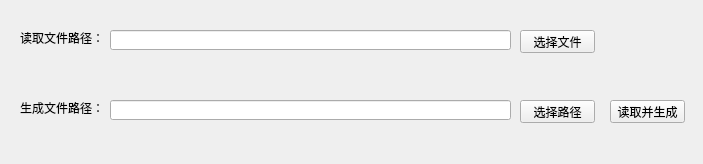
<?xml version="1.0" encoding="UTF-8"?>
<ui version="4.0">
 <class>FileTranslate</class>
 <widget class="QWidget" name="FileTranslate">
  <property name="geometry">
   <rect>
    <x>0</x>
    <y>0</y>
    <width>703</width>
    <height>164</height>
   </rect>
  </property>
  <property name="windowTitle">
   <string>FileTranslate</string>
  </property>
  <widget class="QLineEdit" name="lineEdit1">
   <property name="geometry">
    <rect>
     <x>110</x>
     <y>30</y>
     <width>401</width>
     <height>20</height>
    </rect>
   </property>
   <property name="minimumSize">
    <size>
     <width>401</width>
     <height>20</height>
    </size>
   </property>
   <property name="maximumSize">
    <size>
     <width>401</width>
     <height>20</height>
    </size>
   </property>
  </widget>
  <widget class="QPushButton" name="pushButtonReadPath">
   <property name="geometry">
    <rect>
     <x>520</x>
     <y>30</y>
     <width>75</width>
     <height>23</height>
    </rect>
   </property>
   <property name="minimumSize">
    <size>
     <width>75</width>
     <height>23</height>
    </size>
   </property>
   <property name="maximumSize">
    <size>
     <width>75</width>
     <height>23</height>
    </size>
   </property>
   <property name="text">
    <string>选择文件</string>
   </property>
  </widget>
  <widget class="QLabel" name="label">
   <property name="geometry">
    <rect>
     <x>20</x>
     <y>30</y>
     <width>81</width>
     <height>16</height>
    </rect>
   </property>
   <property name="minimumSize">
    <size>
     <width>81</width>
     <height>16</height>
    </size>
   </property>
   <property name="maximumSize">
    <size>
     <width>81</width>
     <height>16</height>
    </size>
   </property>
   <property name="text">
    <string>读取文件路径：</string>
   </property>
  </widget>
  <widget class="QPushButton" name="pushButtonRead">
   <property name="geometry">
    <rect>
     <x>610</x>
     <y>100</y>
     <width>75</width>
     <height>23</height>
    </rect>
   </property>
   <property name="minimumSize">
    <size>
     <width>75</width>
     <height>23</height>
    </size>
   </property>
   <property name="maximumSize">
    <size>
     <width>75</width>
     <height>23</height>
    </size>
   </property>
   <property name="text">
    <string>读取并生成</string>
   </property>
  </widget>
  <widget class="QPushButton" name="pushButtonMakePath">
   <property name="geometry">
    <rect>
     <x>520</x>
     <y>100</y>
     <width>75</width>
     <height>23</height>
    </rect>
   </property>
   <property name="minimumSize">
    <size>
     <width>75</width>
     <height>23</height>
    </size>
   </property>
   <property name="maximumSize">
    <size>
     <width>75</width>
     <height>23</height>
    </size>
   </property>
   <property name="text">
    <string>选择路径</string>
   </property>
  </widget>
  <widget class="QLabel" name="label_2">
   <property name="geometry">
    <rect>
     <x>20</x>
     <y>100</y>
     <width>81</width>
     <height>16</height>
    </rect>
   </property>
   <property name="minimumSize">
    <size>
     <width>81</width>
     <height>16</height>
    </size>
   </property>
   <property name="maximumSize">
    <size>
     <width>81</width>
     <height>16</height>
    </size>
   </property>
   <property name="text">
    <string>生成文件路径：</string>
   </property>
  </widget>
  <widget class="QLineEdit" name="lineEdit2">
   <property name="geometry">
    <rect>
     <x>110</x>
     <y>100</y>
     <width>401</width>
     <height>20</height>
    </rect>
   </property>
   <property name="minimumSize">
    <size>
     <width>401</width>
     <height>20</height>
    </size>
   </property>
   <property name="maximumSize">
    <size>
     <width>401</width>
     <height>20</height>
    </size>
   </property>
  </widget>
  <widget class="QLabel" name="labelShow1">
   <property name="geometry">
    <rect>
     <x>110</x>
     <y>60</y>
     <width>391</width>
     <height>16</height>
    </rect>
   </property>
   <property name="minimumSize">
    <size>
     <width>391</width>
     <height>16</height>
    </size>
   </property>
   <property name="maximumSize">
    <size>
     <width>391</width>
     <height>16</height>
    </size>
   </property>
   <property name="text">
    <string/>
   </property>
  </widget>
  <widget class="QLabel" name="labelShow2">
   <property name="geometry">
    <rect>
     <x>110</x>
     <y>130</y>
     <width>391</width>
     <height>16</height>
    </rect>
   </property>
   <property name="minimumSize">
    <size>
     <width>391</width>
     <height>16</height>
    </size>
   </property>
   <property name="maximumSize">
    <size>
     <width>391</width>
     <height>16</height>
    </size>
   </property>
   <property name="text">
    <string/>
   </property>
  </widget>
 </widget>
 <layoutdefault spacing="6" margin="11"/>
 <resources/>
 <connections/>
</ui>
